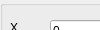
        <widget class="QWidget" name="toolBoxPage3">
         <property name="geometry">
          <rect>
           <x>0</x>
           <y>0</y>
           <width>100</width>
           <height>30</height>
          </rect>
         </property>
         <attribute name="label">
          <string>Estimation Error</string>
         </attribute>
         <widget class="QGroupBox" name="groupBox_8">
          <property name="geometry">
           <rect>
            <x>0</x>
            <y>0</y>
            <width>171</width>
            <height>101</height>
           </rect>
          </property>
          <property name="title">
           <string/>
          </property>
          <widget class="QLineEdit" name="lineEdit_poseErrorX">
           <property name="geometry">
            <rect>
             <x>50</x>
             <y>20</y>
             <width>113</width>
             <height>21</height>
            </rect>
           </property>
           <property name="text">
            <string>0</string>
           </property>
          </widget>
          <widget class="QLineEdit" name="lineEdit_poseErrorY">
           <property name="geometry">
            <rect>
             <x>50</x>
             <y>50</y>
             <width>113</width>
             <height>21</height>
            </rect>
           </property>
           <property name="text">
            <string>0</string>
           </property>
          </widget>
          <widget class="QLineEdit" name="lineEdit_poseErrorZ">
           <property name="geometry">
            <rect>
             <x>50</x>
             <y>80</y>
             <width>113</width>
             <height>21</height>
            </rect>
           </property>
           <property name="text">
            <string>0</string>
           </property>
          </widget>
          <widget class="QLabel" name="label_36">
           <property name="geometry">
            <rect>
             <x>10</x>
             <y>20</y>
             <width>31</width>
             <height>16</height>
            </rect>
           </property>
           <property name="text">
            <string>X</string>
           </property>
          </widget>
          <widget class="QLabel" name="label_37">
           <property name="geometry">
            <rect>
             <x>10</x>
             <y>50</y>
             <width>31</width>
             <height>16</height>
            </rect>
           </property>
           <property name="text">
            <string>Y</string>
           </property>
          </widget>
          <widget class="QLabel" name="label_38">
           <property name="geometry">
            <rect>
             <x>10</x>
             <y>80</y>
             <width>31</width>
             <height>16</height>
            </rect>
           </property>
           <property name="text">
            <string>Z</string>
           </property>
          </widget>
         </widget>
        </widget>
